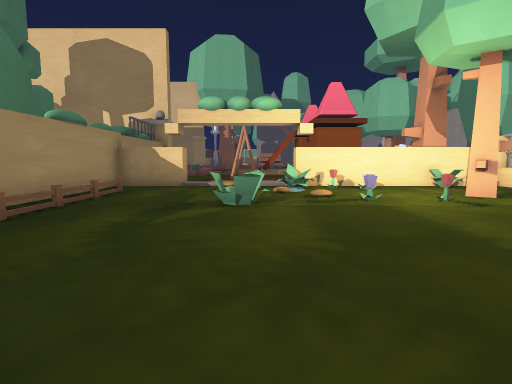
[1] (above)

23 first-person views from a walk through a level from a Godot 3-D game. The camera is 1.3 m above the floor, tilts 6° down and sees 80° across. The floor is counted in squares, 1.67 m on a side. Each view is taken from the middle of a square. On the plan, view 1 faces up. The plan holds only what a view shows up to about 11 squares ahead; the rest is blank. The place goes on beyond the plan.

[2]
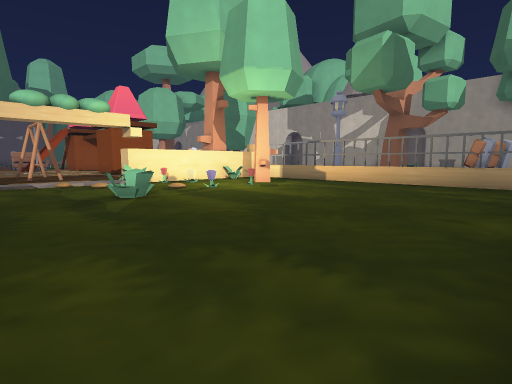

[3]
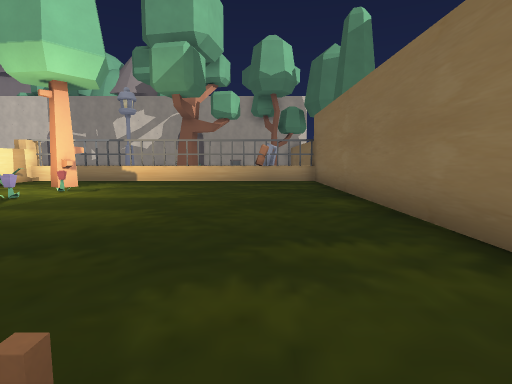

[4]
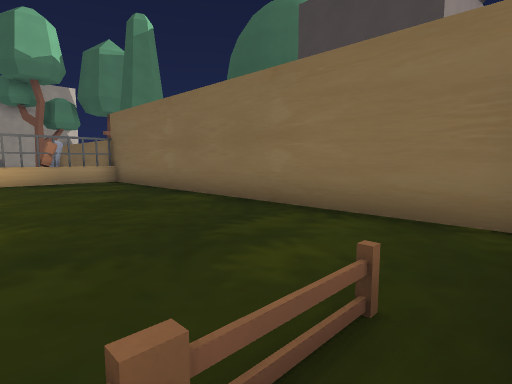

[5]
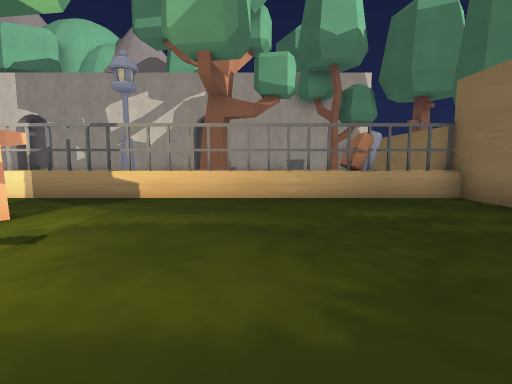

[6]
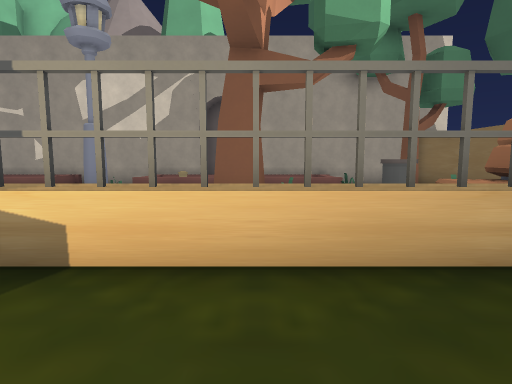

[7]
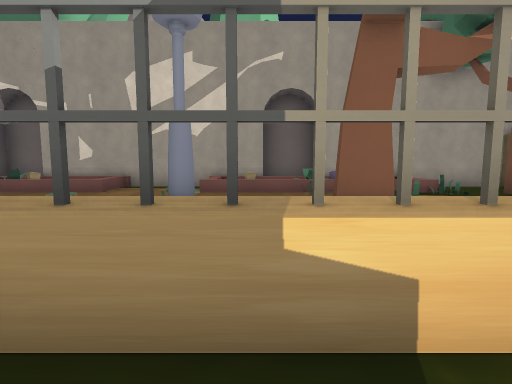

[8]
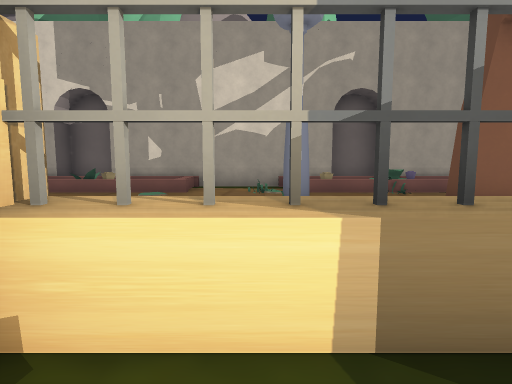

[9]
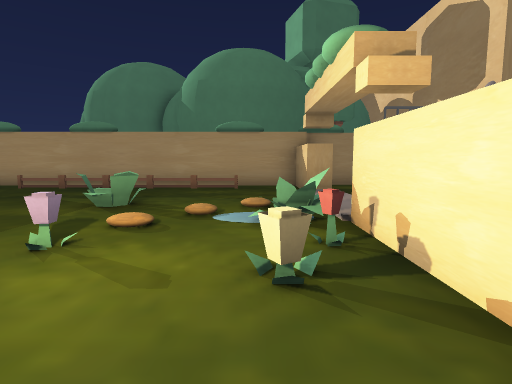

[10]
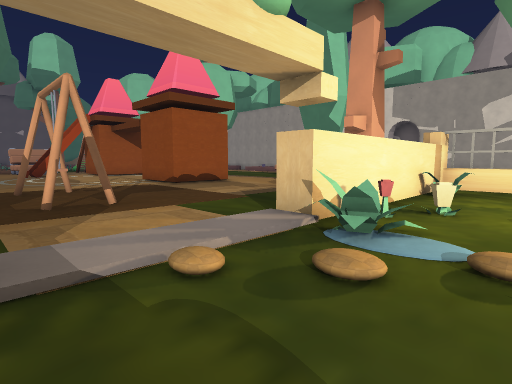

[11]
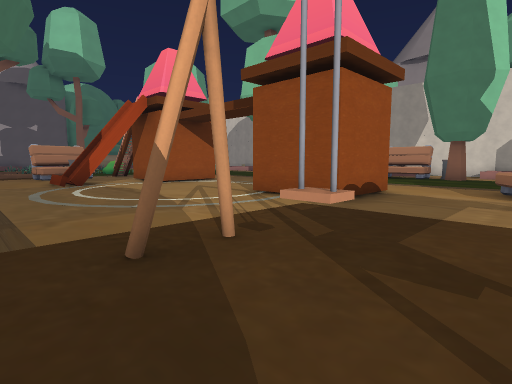

[12]
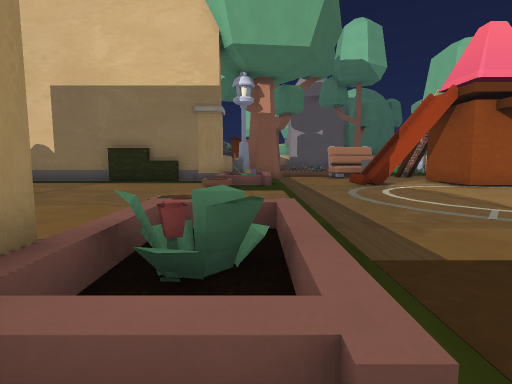

[13]
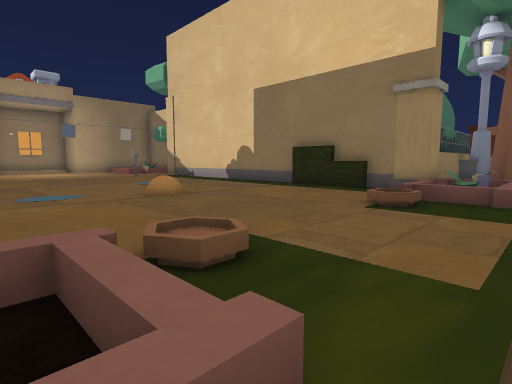

[14]
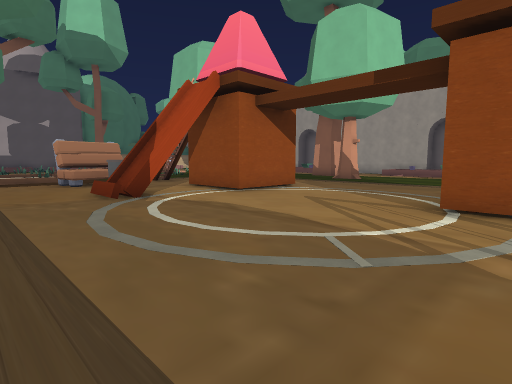

[15]
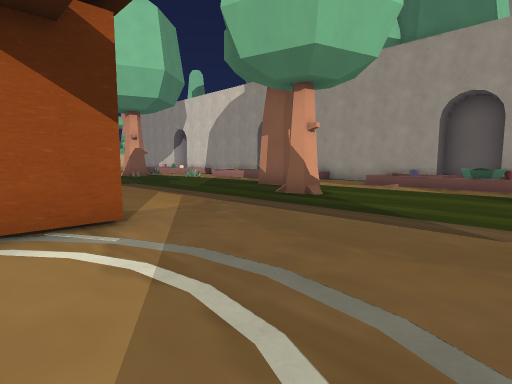

[16]
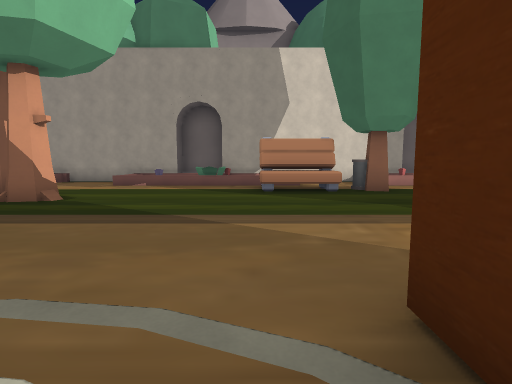

[17]
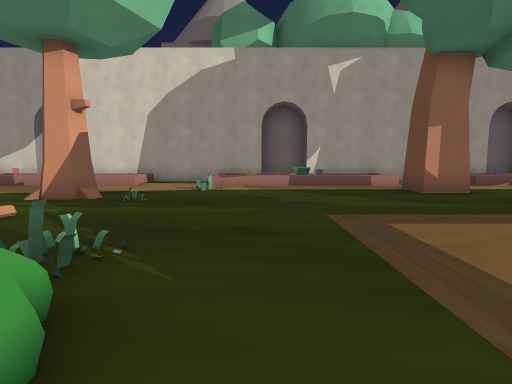

[18]
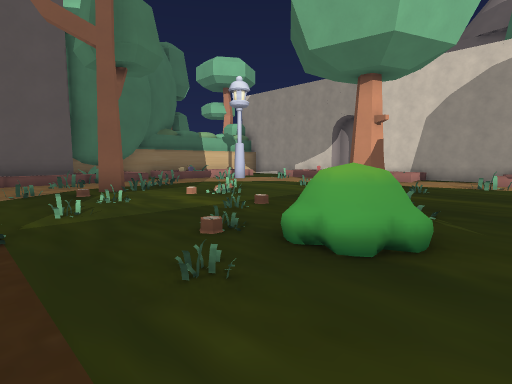

[19]
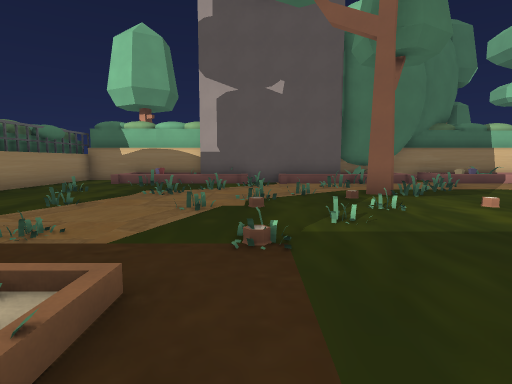

[20]
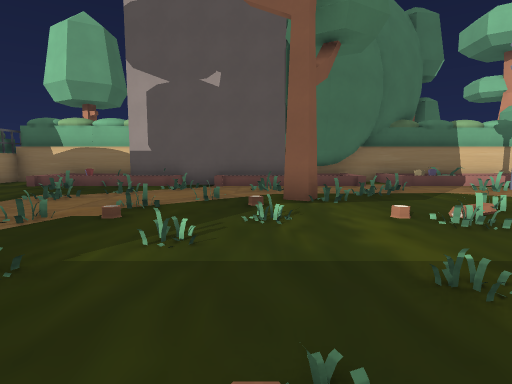

[21]
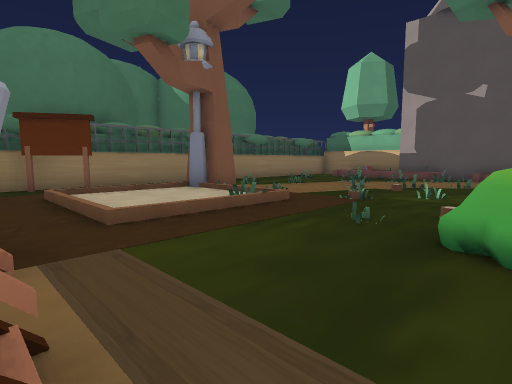

[22]
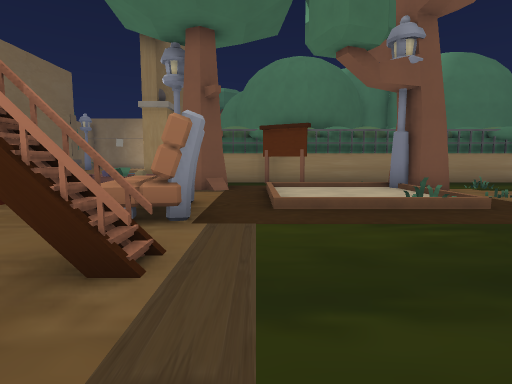

[23]
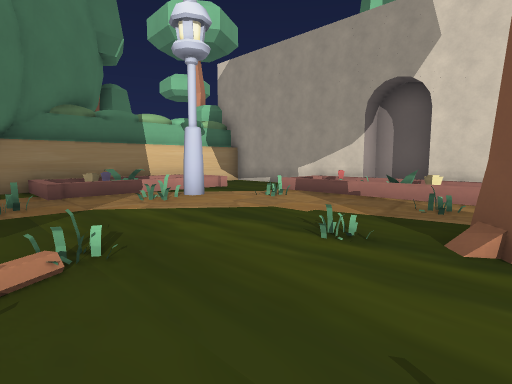

### Floor plan
Key: @ floor where view 1 was taken; # wall or solid block; . main floor; : floor 0.5 m higher than the main floor; / step, stairs or slope; = window, fence, low wall or low ledge; ^ raised ledge; T tree; B bush; F flower; E fence; N bench; L lantern; P plank; A ball; O other object.
Columns run from 15 left of view 1 to 16 right of it. Each row starts with its distance up from view 1.
 43           ######     ##########
 42           #...O######  ..O   .#
 41           #.......//=//.......#
 40           #...=..=.=/./O.=L...#
 39           #.....=....#/....=//#
 38           #....=..O.T/....../O##
 37           #......O.....=..../..#
 36           #.....O.....=...../O##
 35           # ...............O/.#
 34           #  T...:.......#T.//#
 33           #  L................#
 32           #  /..=...B=...../..#
 31           #  /../...B......=/ #
 30           ## /../.........../O#
 29           #.................///
 28           #.#T..NN.#......../O#
 27           #.L ..NN.#  ....../.#
 26       ##  ##/ ......  .....#//#
 25      ..##^.#O......# ......#..#
 24      ...........P..# ....T....#
 23     ...............##..../..//#
 22    ........................./O##
 21   ....AA..................../==#
 20  .........................../O##
 19 ...........................N/ #
 18 ...................##......N/ #
 17        ............## .....N..#
 16            #=......##......T..#
 15            #/.............../ #
 14             ..........N..   /O##
 13              ........NN     /=##
 12              ....... T      /O#
 11           #. ......  T      /.#
 10           ###////######     //#
  9           #..///BF..#..^    ..#
  8           #....//.F....^    /.#
  7           #...../...T..^    //#
  6           #.E..=.F.F...^    /O##
  5           ##E..=.......^    ///#
  4            #E..........^    /O##
  3           #.E..........^    /.#
  2           #.E..........N#=  =/#
  1           #............NN   /.#
  0           #....@.......NN   T.#
 -1            ............#      #
 -2            ###################

Where each view was taken, in squares from view 1:
view 1: 0 up, 0 right, facing up
view 2: 1 down, 3 left, facing up-right
view 3: 1 up, 4 left, facing right
view 4: 3 up, 4 left, facing down-right
view 5: 3 up, 1 right, facing right
view 6: 4 up, 5 right, facing right
view 7: 6 up, 6 right, facing right
view 8: 8 up, 6 right, facing right
view 9: 8 up, 5 right, facing left
view 10: 7 up, 2 left, facing up-right
view 11: 13 up, 2 left, facing up-right
view 12: 14 up, 3 left, facing up
view 13: 17 up, 2 left, facing up-left
view 14: 17 up, 2 left, facing up-right
view 15: 19 up, 4 right, facing up-right
view 16: 19 up, 4 right, facing right
view 17: 30 up, 4 right, facing right
view 18: 30 up, 2 right, facing up-right
view 19: 31 up, 2 right, facing up
view 20: 32 up, 4 right, facing up
view 21: 28 up, 5 right, facing up-left
view 22: 29 up, 6 right, facing left
view 23: 34 up, 7 right, facing up-right
